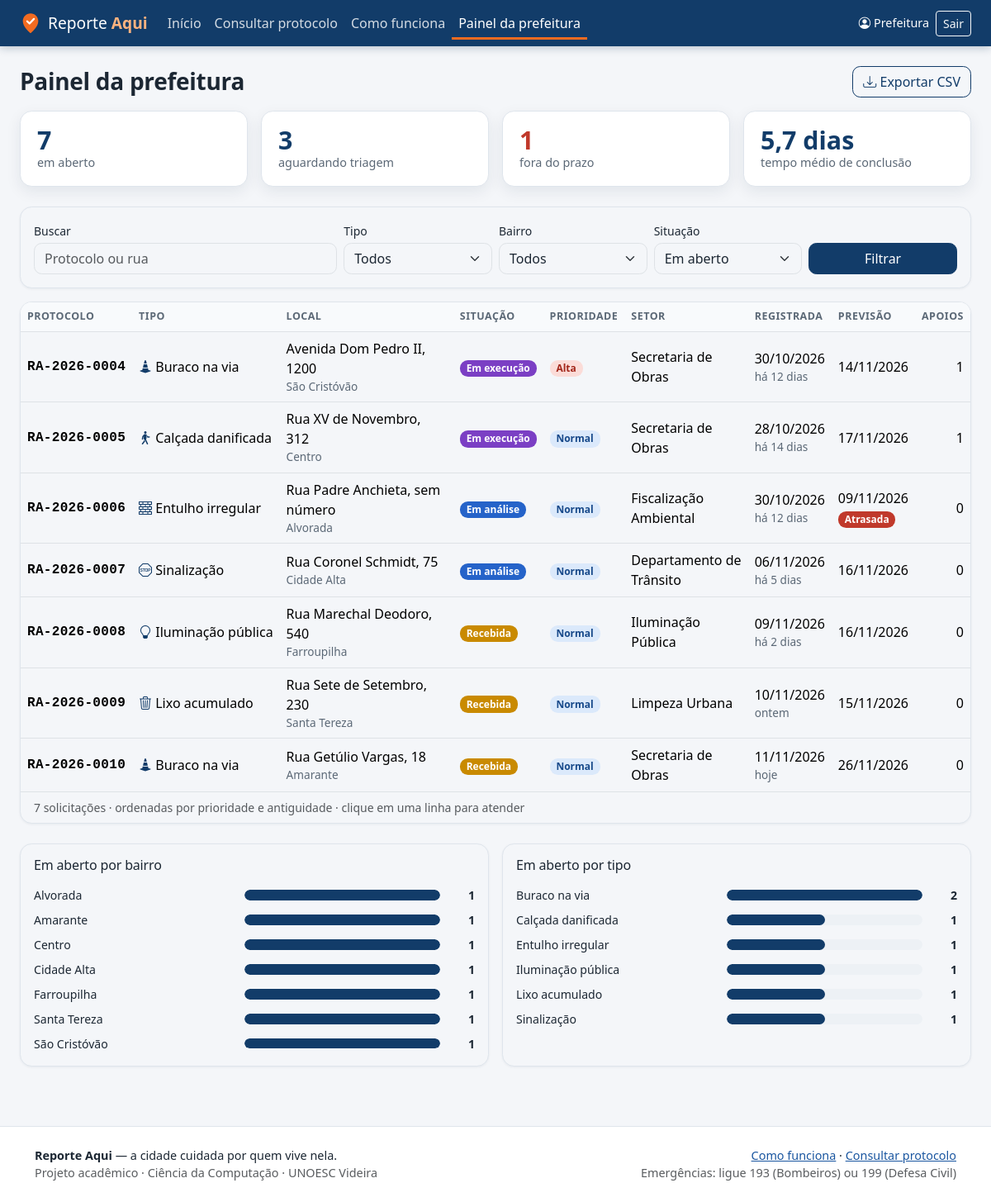
Page /admin/index.php (signed in) on the committed database.
### tables this page shows
CREATE TABLE solicitacoes (
  id               INT UNSIGNED NOT NULL AUTO_INCREMENT,
  protocolo        VARCHAR(14)  NOT NULL,
  usuario_id       INT UNSIGNED NOT NULL,
  categoria_id     INT UNSIGNED NOT NULL,
  subcategoria_id  INT UNSIGNED NOT NULL,
  setor_id         INT UNSIGNED NOT NULL,
  situacao         ENUM('recebida','em_analise','em_execucao','concluida') NOT NULL DEFAULT 'recebida',
  prioridade       ENUM('baixa','normal','alta') NOT NULL DEFAULT 'normal',
  descricao        VARCHAR(500) NOT NULL,
  endereco         VARCHAR(160) NOT NULL,
  numero           VARCHAR(60)  NULL,
  bairro           VARCHAR(80)  NOT NULL,
  referencia       VARCHAR(160) NULL,
  latitude         DECIMAL(10,7) NOT NULL,
  longitude        DECIMAL(10,7) NOT NULL,
  sigilo           TINYINT(1) NOT NULL DEFAULT 0,
  previsao         DATE NOT NULL,
  criado_em        DATETIME NOT NULL DEFAULT CURRENT_TIMESTAMP,
  concluido_em     DATETIME NULL,
  PRIMARY KEY (id),
  UNIQUE KEY uq_solicitacoes_protocolo (protocolo),
  KEY idx_solicitacoes_usuario (usuario_id),
  KEY idx_solicitacoes_situacao (situacao, prioridade, criado_em),
  KEY idx_solicitacoes_categoria (categoria_id, situacao),
  KEY idx_solicitacoes_bairro (bairro),
  KEY idx_solicitacoes_criado (criado_em),
  KEY idx_solicitacoes_local (latitude, longitude),
  CONSTRAINT fk_solicitacoes_usuario      FOREIGN KEY (usuario_id)      REFERENCES usuarios (id),
  CONSTRAINT fk_solicitacoes_categoria    FOREIGN KEY (categoria_id)    REFERENCES categorias (id),
  CONSTRAINT fk_solicitacoes_subcategoria FOREIGN KEY (subcategoria_id) REFERENCES subcategorias (id),
  CONSTRAINT fk_solicitacoes_setor        FOREIGN KEY (setor_id)        REFERENCES setores (id)
);

CREATE TABLE categorias (
  id          INT UNSIGNED NOT NULL AUTO_INCREMENT,
  nome        VARCHAR(80) NOT NULL,
  icone       VARCHAR(40) NOT NULL,
  setor_id    INT UNSIGNED NOT NULL,
  prazo_dias  SMALLINT UNSIGNED NOT NULL,
  PRIMARY KEY (id),
  UNIQUE KEY uq_categorias_nome (nome),
  KEY idx_categorias_setor (setor_id),
  CONSTRAINT fk_categorias_setor FOREIGN KEY (setor_id) REFERENCES setores (id)
);

CREATE TABLE setores (
  id    INT UNSIGNED NOT NULL AUTO_INCREMENT,
  nome  VARCHAR(80) NOT NULL,
  PRIMARY KEY (id),
  UNIQUE KEY uq_setores_nome (nome)
);

### app/admin.php (called while the page is built, shortened)
<?php
function admin_filtros(): array
{
    $texto = fn(string $c): string => isset($_GET[$c]) && is_string($_GET[$c]) ? trim($_GET[$c]) : '';
    $valores = [
        'q'         => mb_substr($texto('q'), 0, 80),
        'categoria' => (int) $texto('categoria'),
        'bairro'    => mb_substr($texto('bairro'), 0, 80),
        'situacao'  => $texto('situacao'),
    ];
    if ($valores['situacao'] !== 'todas' && !isset(SITUACOES[$valores['situacao']])) {
        $valores['situacao'] = 'abertas';
    }
    $onde = [];
    $params = [];
    if ($valores['situacao'] === 'abertas') {
        $onde[] = "s.situacao <> 'concluida'";
    } elseif ($valores['situacao'] !== 'todas') {
        $onde[] = 's.situacao = ?';
        $params[] = $valores['situacao'];
    }
    return [
        'sql'     => $onde ? ' WHERE ' . implode(' AND ', $onde) : '',
        'params'  => $params,
        'valores' => $valores,
    ];
}

### public/admin/index.php (the view, shortened to what this page needs)
<?php
require_once __DIR__ . '/../../app/iniciar.php';
require_once __DIR__ . '/../../app/admin.php';
$pdo = db();
$filtros = admin_filtros();
$f = $filtros['valores'];
$indicadores = $pdo->query(
    "SELECT
        (SELECT COUNT(*) FROM solicitacoes WHERE situacao <> 'concluida') AS abertas,
        (SELECT COUNT(*) FROM solicitacoes WHERE situacao = 'recebida') AS triagem,
        (SELECT COUNT(*) FROM solicitacoes WHERE situacao <> 'concluida' AND previsao < CURDATE()) AS atrasadas,
        (SELECT AVG(TIMESTAMPDIFF(HOUR, criado_em, concluido_em)) / 24
           FROM solicitacoes WHERE situacao = 'concluida' AND concluido_em IS NOT NULL) AS media_dias"
)->fetch();
$st = $pdo->prepare(
    "SELECT s.id, s.protocolo, s.situacao, s.prioridade, s.endereco, s.numero, s.bairro, s.previsao, s.criado_em,
            c.nome AS categoria, c.icone, st.nome AS setor,
            (SELECT COUNT(*) FROM apoios a WHERE a.solicitacao_id = s.id) AS apoios
       FROM solicitacoes s
       JOIN categorias c ON c.id = s.categoria_id
       JOIN setores st   ON st.id = s.setor_id" . $filtros['sql'] . ADMIN_ORDEM . ' LIMIT 500'
);
$st->execute($filtros['params']);
$linhas = $st->fetchAll();
$porBairro = $pdo->query(
    "SELECT bairro AS nome, COUNT(*) AS total FROM solicitacoes WHERE situacao <> 'concluida'
      GROUP BY bairro ORDER BY total DESC, bairro LIMIT 8"
)->fetchAll();
$porTipo = $pdo->query(
    "SELECT c.nome, COUNT(s.id) AS total
       FROM categorias c LEFT JOIN solicitacoes s ON s.categoria_id = c.id AND s.situacao <> 'concluida'
      GROUP BY c.id, c.nome ORDER BY total DESC, c.nome"
)->fetchAll();
function grafico_barras(array $dados): string
{
    $max = max(1, ...array_map(fn($d) => (int) $d['total'], $dados ?: [['total' => 0]]));
    $html = '<div class="ra-barras">';
    foreach ($dados as $d) {
        $pct = round((int) $d['total'] / $max * 100);
        $html .= '<div class="ra-barra"><span class="nome" title="' . e($d['nome']) . '">' . e($d['nome']) . '</span>'
               . '<span class="trilho"><span class="valor d-block" style="width:' . $pct . '%'
               . ((int) $d['total'] === 0 ? ';visibility:hidden' : '') . '"></span></span>'
               . '<span class="n">' . (int) $d['total'] . '</span></div>';
    }
    return $html . '</div>';
}
$consulta = http_build_query(array_filter($f, fn($x) => $x !== '' && $x !== 0));
require __DIR__ . '/../../app/layout/cabecalho.php';
?>
<div class="container-fluid px-lg-4 py-4">
  <div class="d-flex flex-wrap justify-content-between align-items-center gap-2 mb-3">
    <h1 class="h3 mb-0">Painel da prefeitura</h1>
    <a class="btn btn-outline-primary" href="<?= e(url('public/admin/exportar.php' . ($consulta ? '?' . $consulta : ''))) ?>">
      <i class="bi bi-download"></i> Exportar CSV</a>
  </div>
  <div class="row g-3 mb-4">
    <div class="col-6 col-lg-3"><div class="ra-numero">
      <div class="valor"><?= (int) $indicadores['abertas'] ?></div><div class="rotulo">em aberto</div></div></div>
    <div class="col-6 col-lg-3"><div class="ra-numero">
      <div class="valor"><?= (int) $indicadores['triagem'] ?></div><div class="rotulo">aguardando triagem</div></div></div>
    <div class="col-6 col-lg-3"><div class="ra-numero<?= $indicadores['atrasadas'] > 0 ? ' alerta' : '' ?>">
      <div class="valor"><?= (int) $indicadores['atrasadas'] ?></div><div class="rotulo">fora do prazo</div></div></div>
    <div class="col-6 col-lg-3"><div class="ra-numero">
      <div class="valor"><?= e(formatar_dias($indicadores['media_dias'] !== null ? (float) $indicadores['media_dias'] : null)) ?></div>
      <div class="rotulo">tempo médio de conclusão</div></div></div>
  </div>
  <div class="row g-4">
    <div class="col-xxl-9">
      <form class="card ra-card mb-3" method="get">
        <div class="card-body row g-2 align-items-end">
          <div class="col-md-4">
            <label for="q" class="form-label small mb-1">Buscar</label>
            <input type="search" class="form-control" id="q" name="q" value="<?= e($f['q']) ?>" placeholder="Protocolo ou rua" maxlength="80">
          </div>
          <div class="col-6 col-md-2">
            <label for="categoria" class="form-label small mb-1">Tipo</label>
            <select class="form-select" id="categoria" name="categoria">
              <option value="">Todos</option>
            </select>
          </div>
          <div class="col-6 col-md-2">
            <label for="bairro" class="form-label small mb-1">Bairro</label>
            <select class="form-select" id="bairro" name="bairro">
              <option value="">Todos</option>
            </select>
          </div>
          <div class="col-6 col-md-2">
            <label for="situacao" class="form-label small mb-1">Situação</label>
            <select class="form-select" id="situacao" name="situacao">
              <option value="abertas"<?= $f['situacao'] === 'abertas' ? ' selected' : '' ?>>Em aberto</option>
            </select>
          </div>
          <div class="col-6 col-md-2 d-flex gap-2">
            <button class="btn btn-primary flex-grow-1" type="submit">Filtrar</button>
          </div>
        </div>
      </form>
      <div class="card ra-card overflow-hidden">
        <div class="table-responsive">
          <table class="table table-hover mb-0 ra-tabela" id="tabela">
            <caption class="px-3 small">
              <?= count($linhas) ?> <?= count($linhas) === 1 ? 'solicitação' : 'solicitações' ?> ·
              ordenadas por prioridade e antiguidade · clique em uma linha para atender
            </caption>
            <thead>
              <tr>
                <th scope="col">Protocolo</th><th scope="col">Tipo</th><th scope="col" class="ra-col-local">Local</th>
                <th scope="col">Situação</th><th scope="col">Prioridade</th><th scope="col">Setor</th>
                <th scope="col">Registrada</th><th scope="col">Previsão</th>
                <th scope="col" class="text-end">Apoios</th>
              </tr>
            </thead>
            <tbody>
<?php foreach ($linhas as $s): ?>
              <tr data-id="<?= (int) $s['id'] ?>" tabindex="0" role="button" aria-label="Atender <?= e($s['protocolo']) ?>">
                <td class="ra-protocolo text-nowrap"><?= e($s['protocolo']) ?></td>
                <td class="text-nowrap"><i class="bi <?= e($s['icone']) ?> text-primary"></i> <?= e($s['categoria']) ?></td>
                <td><?= e($s['endereco'] . ($s['numero'] ? ', ' . $s['numero'] : '')) ?><div class="ra-item-meta"><?= e($s['bairro']) ?></div></td>
                <td><?= badge_situacao($s['situacao']) ?></td>
                <td><?= badge_prioridade($s['prioridade']) ?></td>
                <td><?= e($s['setor']) ?></td>
                <td class="text-nowrap"><?= e(data_br($s['criado_em'])) ?><div class="ra-item-meta"><?= e(tempo_atras($s['criado_em'])) ?></div></td>
                <td class="text-nowrap">
<?php   if ($s['situacao'] === 'concluida'): ?>
                  <span class="text-body-secondary">—</span>
<?php   else: ?>
                  <?= e(data_br($s['previsao'])) ?>
<?php     if (esta_atrasada($s)): ?>
                  <div><span class="badge atrasada">Atrasada</span></div>
<?php     endif; ?>
<?php   endif; ?>
                </td>
                <td class="text-end"><?= (int) $s['apoios'] ?></td>
              </tr>
<?php endforeach; ?>
            </tbody>
          </table>
        </div>
      </div>
    </div>
    <div class="col-xxl-3">
      <div class="row g-3">
        <div class="col-md-6 col-xxl-12">
          <div class="card ra-card h-100"><div class="card-body">
            <h2 class="h6 mb-3">Em aberto por bairro</h2>
            <?= $porBairro ? grafico_barras($porBairro) : '<p class="text-body-secondary small mb-0">Nenhuma ocorrência em aberto.</p>' ?>
          </div></div>
        </div>
        <div class="col-md-6 col-xxl-12">
          <div class="card ra-card h-100"><div class="card-body">
            <h2 class="h6 mb-3">Em aberto por tipo</h2>
            <?= grafico_barras($porTipo) ?>
          </div></div>
        </div>
      </div>
    </div>
  </div>
</div>
<?php require __DIR__ . '/../../app/layout/rodape.php'; ?>

### app/funcoes.php (shortened to what this page needs)
<?php
function situacao_nome(string $s): string
{
    return SITUACOES[$s] ?? $s;
}
function prioridade_nome(string $p): string
{
    return PRIORIDADES[$p] ?? $p;
}
function e($valor): string
{
    return htmlspecialchars((string) ($valor ?? ''), ENT_QUOTES | ENT_SUBSTITUTE, 'UTF-8');
}
function base_url(): string
{
    static $base = null;
    if ($base === null) {
        if (BASE_URL !== '') {
            $base = rtrim(BASE_URL, '/');
        } else {
            $script = str_replace('\\', '/', $_SERVER['SCRIPT_NAME'] ?? '');
            if (preg_match('#^(.*?)/(public|api)/#', $script, $m)) {
                $base = $m[1];
            } else {
                $base = rtrim(dirname($script), '/');
            }
        }
    }
    return $base;
}
function url(string $caminho = ''): string
{
    return base_url() . '/' . ltrim($caminho, '/');
}
function flash_pegar(): array
{
    $f = $_SESSION['flash'] ?? [];
    return $f;
}
function data_br(?string $data, bool $comHora = false): string
{
    $ts = strtotime($data);
    return $ts ? date($comHora ? 'd/m/Y \à\s H:i' : 'd/m/Y', $ts) : '—';
}
function tempo_atras(string $data): string
{
    $dias = (int) floor((strtotime(date('Y-m-d')) - strtotime(date('Y-m-d', strtotime($data)))) / 86400);
    if ($dias <= 0) {
        return 'hoje';
    }
    if ($dias === 1) {
        return 'ontem';
    }
    return "há $dias dias";
}
function formatar_dias(?float $dias): string
{
    $n = number_format($dias, 1, ',', '');
    $n = str_replace(',0', '', $n);
    return $n . ($dias >= 2 || $dias < 1 ? ' dias' : ' dia');
}
function esta_atrasada(array $s): bool
{
    return $s['situacao'] !== 'concluida' && !empty($s['previsao']) && $s['previsao'] < date('Y-m-d');
}
function badge_situacao(string $situacao): string
{
    return '<span class="badge sit sit-' . e($situacao) . '">' . e(situacao_nome($situacao)) . '</span>';
}
function badge_prioridade(string $p): string
{
    return '<span class="badge pri pri-' . e($p) . '">' . e(prioridade_nome($p)) . '</span>';
}

### assets/css/estilo.css (style rules this page uses)
:root { --ra-azul: #123c69; --ra-azul-escuro: #0c2a4b; --ra-azul-claro: #e8f0f9; --ra-laranja: #f26b21; --ra-laranja-escuro: #d4560f; --ra-fundo: #f4f6f9; --ra-borda: #dfe5ec; --ra-texto: #1c2733; --sit-recebida: #c98a00; --sit-em_analise: #2563c9; --sit-em_execucao: #7b3fc4; --sit-concluida: #23893f; --bs-primary: var(--ra-azul); --bs-primary-rgb: 18, 60, 105; --bs-link-color: #1a56a0; --bs-link-color-rgb: 26, 86, 160; --bs-link-hover-color: var(--ra-azul-escuro); --bs-link-hover-color-rgb: 12, 42, 75; --bs-body-color: var(--ra-texto); --bs-body-bg: var(--ra-fundo); --bs-border-radius: .6rem; }
body { min-height: 100vh; display: flex; flex-direction: column; }
h1, h2, h3, .h1, .h2, .h3 { font-weight: 700; letter-spacing: -.01em; }
.btn-primary { --bs-btn-bg: var(--ra-azul); --bs-btn-border-color: var(--ra-azul); --bs-btn-hover-bg: var(--ra-azul-escuro); --bs-btn-hover-border-color: var(--ra-azul-escuro); --bs-btn-active-bg: var(--ra-azul-escuro); --bs-btn-active-border-color: var(--ra-azul-escuro); --bs-btn-disabled-bg: #6f88a5; --bs-btn-disabled-border-color: #6f88a5; }
.btn-outline-primary { --bs-btn-color: var(--ra-azul); --bs-btn-border-color: var(--ra-azul); --bs-btn-hover-bg: var(--ra-azul); --bs-btn-hover-border-color: var(--ra-azul); --bs-btn-active-bg: var(--ra-azul); --bs-btn-active-border-color: var(--ra-azul); }
.ra-card { border: 1px solid var(--ra-borda); border-radius: .9rem; box-shadow: 0 1px 3px rgba(16, 38, 64, .06); }
.ra-numero { background: #fff; border: 1px solid var(--ra-borda); border-radius: .9rem; padding: 1.1rem 1.25rem; height: 100%; box-shadow: 0 6px 18px rgba(16, 38, 64, .08); }
.ra-numero .valor { font-size: 1.9rem; font-weight: 800; color: var(--ra-azul); line-height: 1.1; }
.ra-numero .rotulo { color: #5b6876; font-size: .9rem; }
.ra-numero.alerta .valor { color: #c0392b; }
.badge.sit { color: #fff; font-weight: 600; }
.sit-recebida { background: var(--sit-recebida); }
.sit-em_analise { background: var(--sit-em_analise); }
.sit-em_execucao { background: var(--sit-em_execucao); }
.badge.pri { font-weight: 600; }
.pri-normal { background: #dbe9fb; color: #17498a; }
.pri-alta { background: #fbdcd8; color: #a3271b; }
.badge.atrasada { background: #c0392b; color: #fff; }
.ra-item-meta { font-size: .85rem; color: #5b6876; }
.ra-protocolo { font-family: ui-monospace, SFMono-Regular, Menlo, Consolas, monospace; font-weight: 700; letter-spacing: .02em; }
.ra-tabela { background: #fff; }
.ra-tabela thead th { font-size: .78rem; text-transform: uppercase; letter-spacing: .04em; color: #5b6876; white-space: nowrap; background: #f8fafc; }
.ra-tabela tbody tr { cursor: pointer; }
.ra-tabela td { vertical-align: middle; }
.ra-barras { display: grid; gap: .55rem; }
.ra-barra { display: grid; grid-template-columns: minmax(110px, 46%) 1fr 2rem; align-items: center; gap: .6rem; font-size: .88rem; }
.ra-barra .trilho { background: #edf1f5; border-radius: 99px; height: .8rem; overflow: hidden; }
.ra-barra .valor { height: 100%; background: var(--ra-azul); border-radius: 99px; min-width: 4px; }
.ra-barra .n { font-weight: 700; text-align: right; }
.ra-barra .nome { overflow: hidden; text-overflow: ellipsis; white-space: nowrap; }
.ra-col-local { min-width: 190px; }

### rows in the picture
solicitacoes: protocolo "RA-2026-0004", categoria.nome "Buraco na via", endereco+numero "Avenida Dom Pedro II, 1200", bairro "São Cristóvão", situacao "Em execução", prioridade "Alta", setor.nome "Secretaria de Obras", criado_em "30/10/2026", criado_em "há 12 dias", previsao "14/11/2026", apoios "1"
solicitacoes: protocolo "RA-2026-0005", categoria.nome "Calçada danificada", endereco+numero "Rua XV de Novembro, 312", bairro "Centro", situacao "Em execução", prioridade "Normal", setor.nome "Secretaria de Obras", criado_em "28/10/2026", criado_em "há 14 dias", previsao "17/11/2026", apoios "1"
solicitacoes: protocolo "RA-2026-0006", categoria.nome "Entulho irregular", endereco+numero "Rua Padre Anchieta, sem número", bairro "Alvorada", situacao "Em análise", prioridade "Normal", setor.nome "Fiscalização Ambiental", criado_em "30/10/2026", criado_em "há 12 dias", previsao "09/11/2026", shows "Atrasada", apoios "0"
solicitacoes: protocolo "RA-2026-0007", categoria.nome "Sinalização", endereco+numero "Rua Coronel Schmidt, 75", bairro "Cidade Alta", situacao "Em análise", prioridade "Normal", setor.nome "Departamento de Trânsito", criado_em "06/11/2026", criado_em "há 5 dias", previsao "16/11/2026", apoios "0"
solicitacoes: protocolo "RA-2026-0008", categoria.nome "Iluminação pública", endereco+numero "Rua Marechal Deodoro, 540", bairro "Farroupilha", situacao "Recebida", prioridade "Normal", setor.nome "Iluminação Pública", criado_em "09/11/2026", criado_em "há 2 dias", previsao "16/11/2026", apoios "0"
solicitacoes: protocolo "RA-2026-0009", categoria.nome "Lixo acumulado", endereco+numero "Rua Sete de Setembro, 230", bairro "Santa Tereza", situacao "Recebida", prioridade "Normal", setor.nome "Limpeza Urbana", criado_em "10/11/2026", criado_em "ontem", previsao "15/11/2026", apoios "0"
solicitacoes: protocolo "RA-2026-0010", categoria.nome "Buraco na via", endereco+numero "Rua Getúlio Vargas, 18", bairro "Amarante", situacao "Recebida", prioridade "Normal", setor.nome "Secretaria de Obras", criado_em "11/11/2026", criado_em "hoje", previsao "26/11/2026", apoios "0"

### other values in the picture
explode(' ', $u['nome'])[0] "Prefeitura"
$indicadores['abertas'] "7"
$indicadores['triagem'] "3"
$indicadores['atrasadas'] "1"
count($linhas) "7"
$d['nome'] "Alvorada"
$d['total'] "1"
$d['nome'] "Amarante"
$d['nome'] "Centro"
$d['nome'] "Cidade Alta"
$d['nome'] "Farroupilha"
$d['nome'] "Santa Tereza"
$d['nome'] "São Cristóvão"
$d['nome'] "Buraco na via"
$d['total'] "2"
